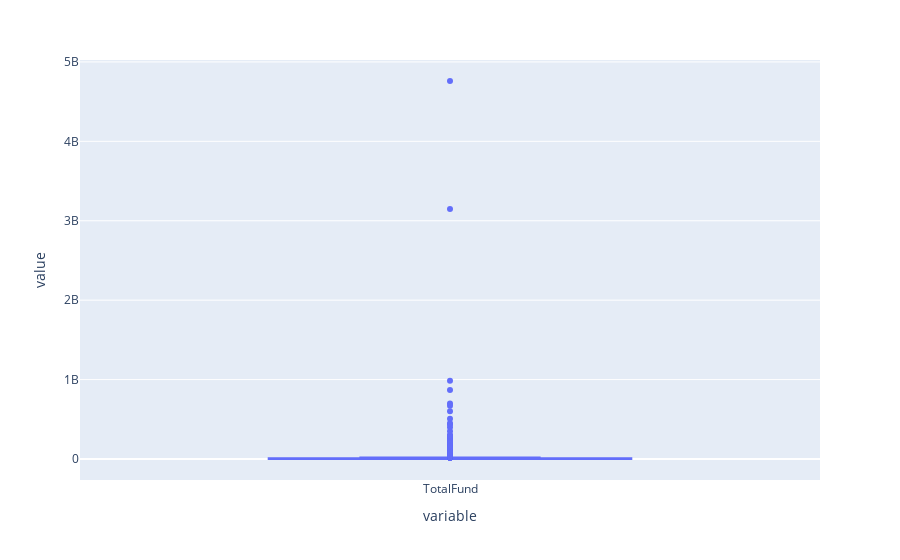

Source (notebook cell):
### Markdown cell above
Only Few company have got More than 1B+ Dollar Funding

### Code cell
# finding Min and Max funding in Startup

fig = px.box(allMerge['TotalFund'])

fig.show()

### Figure 1 — Plotly figure (JSON) as saved in the notebook; plotly's stock layout.template omitted (floating-point values rounded to 4 significant figures; data arrays with more than 128 entries replaced by an {"elided": "..."} marker saying what was removed)
{"data": [{"alignmentgroup": "True", "hovertemplate": "variable=%{x}<br>value=%{y}<extra></extra>", "legendgroup": "", "marker": {"color": "#636efa"}, "name": "", "notched": false, "offsetgroup": "", "orientation": "v", "showlegend": false, "type": "box", "x": {"elided": "1684 str values"}, "x0": " ", "xaxis": "x", "y": {"elided": "1684 float values"}, "y0": " ", "yaxis": "y"}], "layout": {"boxmode": "group", "legend": {"tracegroupgap": 0}, "margin": {"t": 60}, "xaxis": {"anchor": "y", "domain": [0.0, 1.0], "title": {"text": "variable"}}, "yaxis": {"anchor": "x", "domain": [0.0, 1.0], "title": {"text": "value"}}}}
